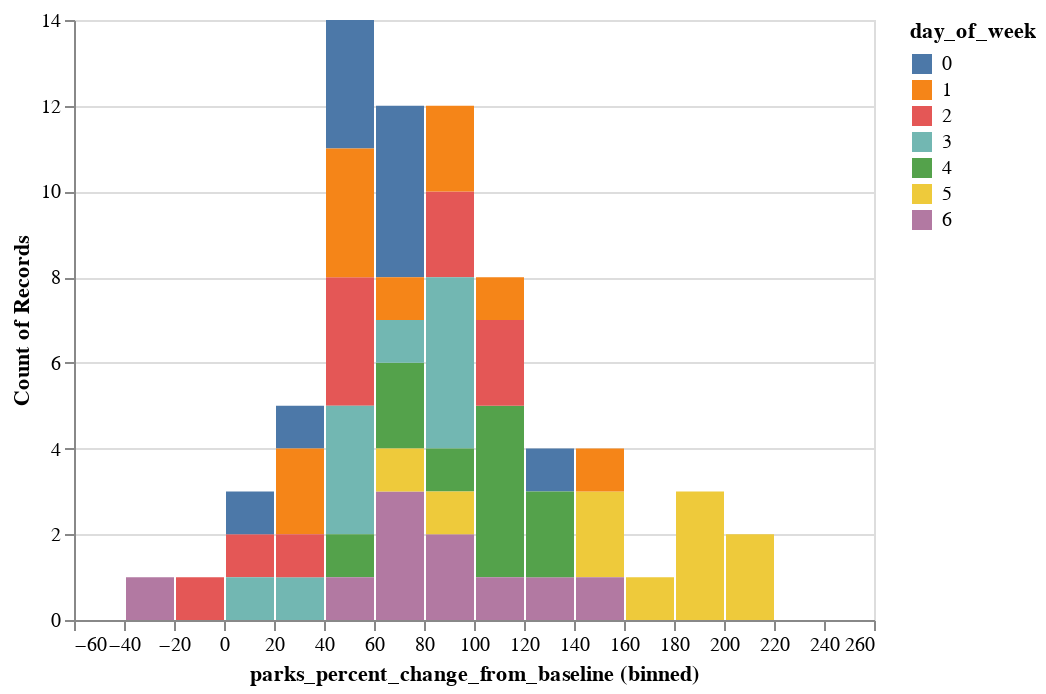

Notebook code cell kept with this figure:
### Code cell
alt.Chart(data[(data["date"]>"2021-05-01") & (data["date"]<"2021-07-11") ]).mark_bar().encode(
    alt.X("parks_percent_change_from_baseline:Q", bin=alt.Bin(extent=[-50, 250], step=20)),
    y = "count()",
    color = "day_of_week:N"
)
